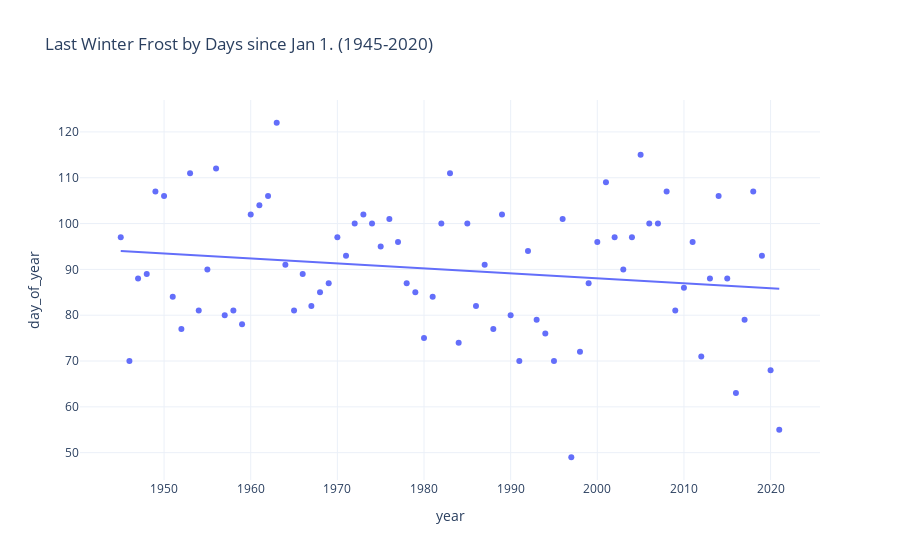

The notebook cell saved with this chart:
### Code cell
#there's likely a more elegant way to do this but using day_of_year was the best I could figure out
fig = px.scatter(last_frost, x='year', y='day_of_year', trendline='ols', template='plotly_white', 
                 title='Last Winter Frost by Days since Jan 1. (1945-2020)')
fig.show()

### Figure 1 — Plotly figure (JSON) as saved in the notebook; plotly's stock layout.template omitted (floating-point values rounded to 4 significant figures)
{"data": [{"hovertemplate": "year=%{x}<br>day_of_year=%{y}<extra></extra>", "legendgroup": "", "marker": {"color": "#636efa", "symbol": "circle"}, "mode": "markers", "name": "", "orientation": "v", "showlegend": false, "type": "scatter", "x": [1945, 1946, 1947, 1948, 1949, 1950, 1951, 1952, 1953, 1954, 1955, 1956, 1957, 1958, 1959, 1960, 1961, 1962, 1963, 1964, 1965, 1966, 1967, 1968, 1969, 1970, 1971, 1972, 1973, 1974, 1975, 1976, 1977, 1978, 1979, 1980, 1981, 1982, 1983, 1984, 1985, 1986, 1987, 1988, 1989, 1990, 1991, 1992, 1993, 1994, 1995, 1996, 1997, 1998, 1999, 2000, 2001, 2002, 2003, 2004, 2005, 2006, 2007, 2008, 2009, 2010, 2011, 2012, 2013, 2014, 2015, 2016, 2017, 2018, 2019, 2020, 2021], "xaxis": "x", "y": [97, 70, 88, 89, 107, 106, 84, 77, 111, 81, 90, 112, 80, 81, 78, 102, 104, 106, 122, 91, 81, 89, 82, 85, 87, 97, 93, 100, 102, 100, 95, 101, 96, 87, 85, 75, 84, 100, 111, 74, 100, 82, 91, 77, 102, 80, 70, 94, 79, 76, 70, 101, 49, 72, 87, 96, 109, 97, 90, 97, 115, 100, 100, 107, 81, 86, 96, 71, 88, 106, 88, 63, 79, 107, 93, 68, 55], "yaxis": "y"}, {"hovertemplate": "<b>OLS trendline</b><br>day_of_year = -0.108812 * year + 305.671<br>R<sup>2</sup>=0.029863<br><br>year=%{x}<br>day_of_year=%{y} <b>(trend)</b><extra></extra>", "legendgroup": "", "marker": {"color": "#636efa", "symbol": "circle"}, "mode": "lines", "name": "", "showlegend": false, "type": "scatter", "x": [1945, 1946, 1947, 1948, 1949, 1950, 1951, 1952, 1953, 1954, 1955, 1956, 1957, 1958, 1959, 1960, 1961, 1962, 1963, 1964, 1965, 1966, 1967, 1968, 1969, 1970, 1971, 1972, 1973, 1974, 1975, 1976, 1977, 1978, 1979, 1980, 1981, 1982, 1983, 1984, 1985, 1986, 1987, 1988, 1989, 1990, 1991, 1992, 1993, 1994, 1995, 1996, 1997, 1998, 1999, 2000, 2001, 2002, 2003, 2004, 2005, 2006, 2007, 2008, 2009, 2010, 2011, 2012, 2013, 2014, 2015, 2016, 2017, 2018, 2019, 2020, 2021], "xaxis": "x", "y": [94.03, 93.92, 93.81, 93.7, 93.6, 93.49, 93.38, 93.27, 93.16, 93.05, 92.94, 92.83, 92.73, 92.62, 92.51, 92.4, 92.29, 92.18, 92.07, 91.96, 91.85, 91.75, 91.64, 91.53, 91.42, 91.31, 91.2, 91.09, 90.98, 90.88, 90.77, 90.66, 90.55, 90.44, 90.33, 90.22, 90.11, 90.0, 89.9, 89.79, 89.68, 89.57, 89.46, 89.35, 89.24, 89.13, 89.03, 88.92, 88.81, 88.7, 88.59, 88.48, 88.37, 88.26, 88.16, 88.05, 87.94, 87.83, 87.72, 87.61, 87.5, 87.39, 87.28, 87.18, 87.07, 86.96, 86.85, 86.74, 86.63, 86.52, 86.41, 86.31, 86.2, 86.09, 85.98, 85.87, 85.76], "yaxis": "y"}], "layout": {"legend": {"tracegroupgap": 0}, "title": {"text": "Last Winter Frost by Days since Jan 1. (1945-2020)"}, "xaxis": {"anchor": "y", "domain": [0, 1], "title": {"text": "year"}}, "yaxis": {"anchor": "x", "domain": [0, 1], "title": {"text": "day_of_year"}}}}
